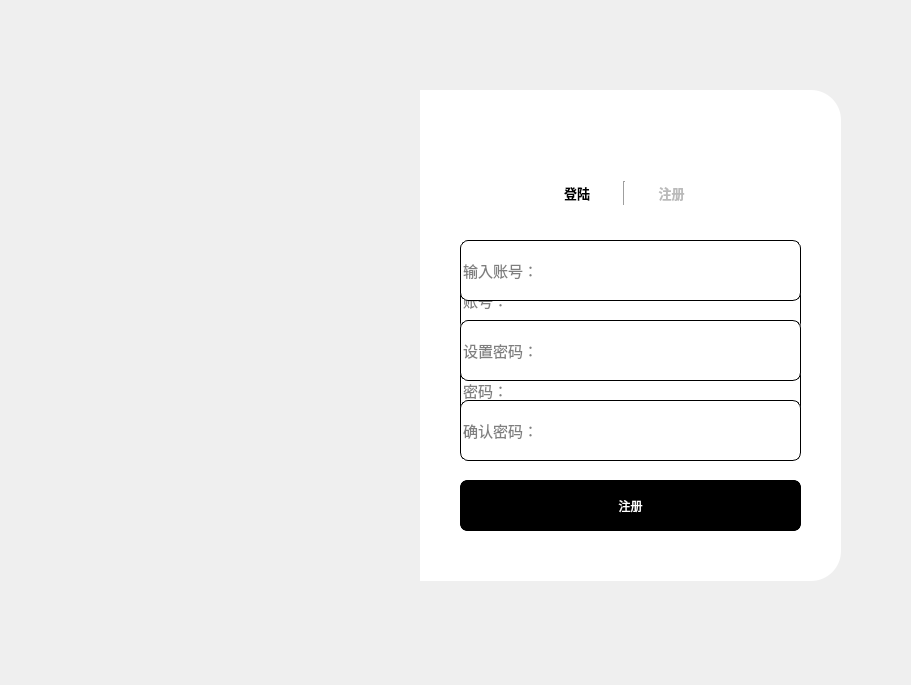
<?xml version="1.0" encoding="UTF-8"?>
<ui version="4.0">
 <class>MainWindow</class>
 <widget class="QMainWindow" name="MainWindow">
  <property name="enabled">
   <bool>true</bool>
  </property>
  <property name="geometry">
   <rect>
    <x>0</x>
    <y>0</y>
    <width>911</width>
    <height>685</height>
   </rect>
  </property>
  <property name="windowTitle">
   <string>MainWindow</string>
  </property>
  <widget class="QWidget" name="centralwidget">
   <widget class="QLabel" name="label">
    <property name="geometry">
     <rect>
      <x>80</x>
      <y>90</y>
      <width>340</width>
      <height>490</height>
     </rect>
    </property>
    <property name="styleSheet">
     <string notr="true">border-image: url(:/images/images/background.jpeg);
border-top-left-radius:30px;
border-bottom-left-radius:30px;</string>
    </property>
    <property name="text">
     <string/>
    </property>
   </widget>
   <widget class="QLabel" name="label_2">
    <property name="geometry">
     <rect>
      <x>420</x>
      <y>90</y>
      <width>421</width>
      <height>491</height>
     </rect>
    </property>
    <property name="styleSheet">
     <string notr="true">background-color: rgb(255, 255, 255);
border-top-right-radius:30px;
border-bottom-right-radius:30px;</string>
    </property>
    <property name="text">
     <string/>
    </property>
   </widget>
   <widget class="QWidget" name="widget" native="true">
    <property name="enabled">
     <bool>true</bool>
    </property>
    <property name="geometry">
     <rect>
      <x>520</x>
      <y>170</y>
      <width>208</width>
      <height>46</height>
     </rect>
    </property>
    <layout class="QHBoxLayout" name="horizontalLayout">
     <property name="spacing">
      <number>0</number>
     </property>
     <property name="leftMargin">
      <number>11</number>
     </property>
     <property name="topMargin">
      <number>11</number>
     </property>
     <property name="rightMargin">
      <number>11</number>
     </property>
     <property name="bottomMargin">
      <number>11</number>
     </property>
     <item>
      <widget class="QPushButton" name="pushButton_landing">
       <property name="enabled">
        <bool>true</bool>
       </property>
       <property name="font">
        <font>
         <pointsize>10</pointsize>
         <weight>75</weight>
         <bold>true</bold>
        </font>
       </property>
       <property name="styleSheet">
        <string notr="true">#pushButton_landing{
	border:none;
	color: black;
}
#pushButton_landing:focus{
	
}</string>
       </property>
       <property name="text">
        <string>登陆</string>
       </property>
      </widget>
     </item>
     <item>
      <widget class="Line" name="line">
       <property name="orientation">
        <enum>Qt::Vertical</enum>
       </property>
      </widget>
     </item>
     <item>
      <widget class="QPushButton" name="pushButton_enroll">
       <property name="font">
        <font>
         <pointsize>10</pointsize>
         <weight>75</weight>
         <bold>true</bold>
        </font>
       </property>
       <property name="styleSheet">
        <string notr="true">#pushButton_enroll{
	border:none;
	color: rgb(186, 186, 186);
}
#pushButton_enroll:focus{
	
}</string>
       </property>
       <property name="text">
        <string>注册</string>
       </property>
      </widget>
     </item>
    </layout>
   </widget>
   <widget class="QWidget" name="widget_landing" native="true">
    <property name="geometry">
     <rect>
      <x>440</x>
      <y>220</y>
      <width>381</width>
      <height>341</height>
     </rect>
    </property>
    <widget class="QLineEdit" name="lineEdit">
     <property name="geometry">
      <rect>
       <x>20</x>
       <y>50</y>
       <width>341</width>
       <height>61</height>
      </rect>
     </property>
     <property name="font">
      <font>
       <pointsize>11</pointsize>
      </font>
     </property>
     <property name="styleSheet">
      <string notr="true">border:1px solid rgb(0,0,0);
border-radius:8px;</string>
     </property>
     <property name="placeholderText">
      <string>账号：</string>
     </property>
    </widget>
    <widget class="QLineEdit" name="lineEdit_2">
     <property name="geometry">
      <rect>
       <x>20</x>
       <y>140</y>
       <width>341</width>
       <height>61</height>
      </rect>
     </property>
     <property name="font">
      <font>
       <pointsize>11</pointsize>
      </font>
     </property>
     <property name="styleSheet">
      <string notr="true">border:1px solid rgb(0,0,0);
border-radius:8px;</string>
     </property>
     <property name="echoMode">
      <enum>QLineEdit::Password</enum>
     </property>
     <property name="placeholderText">
      <string>密码：</string>
     </property>
    </widget>
    <widget class="QPushButton" name="pushButton_login">
     <property name="geometry">
      <rect>
       <x>20</x>
       <y>260</y>
       <width>341</width>
       <height>51</height>
      </rect>
     </property>
     <property name="styleSheet">
      <string notr="true">#pushButton_login{
	background-color: rgb(0, 0, 0);
	color: rgb(255, 255, 255);
	border:3px solid rgb(0,0,0);
	border-radius:8px;
}
#pushButton_login:hover{
	background-color: rgb(255, 255, 255);
	color: rgb(0, 0, 0);
}
#pushButton_login:pressed{
	padding-top:5px;
	padding-left:5px;
}</string>
     </property>
     <property name="text">
      <string>登陆</string>
     </property>
    </widget>
    <widget class="QCheckBox" name="checkBox">
     <property name="geometry">
      <rect>
       <x>30</x>
       <y>220</y>
       <width>88</width>
       <height>19</height>
      </rect>
     </property>
     <property name="text">
      <string>记住密码</string>
     </property>
    </widget>
   </widget>
   <widget class="QPushButton" name="pushButton_2">
    <property name="geometry">
     <rect>
      <x>790</x>
      <y>110</y>
      <width>41</width>
      <height>31</height>
     </rect>
    </property>
    <property name="styleSheet">
     <string notr="true">border:none;</string>
    </property>
    <property name="text">
     <string/>
    </property>
    <property name="icon">
     <iconset resource="../resource.qrc">
      <normaloff>:/icons/icons/close.png</normaloff>:/icons/icons/close.png</iconset>
    </property>
   </widget>
   <widget class="QWidget" name="widget_enroll" native="true">
    <property name="geometry">
     <rect>
      <x>440</x>
      <y>220</y>
      <width>381</width>
      <height>341</height>
     </rect>
    </property>
    <widget class="QLineEdit" name="lineEdit_3">
     <property name="geometry">
      <rect>
       <x>20</x>
       <y>20</y>
       <width>341</width>
       <height>61</height>
      </rect>
     </property>
     <property name="font">
      <font>
       <pointsize>11</pointsize>
      </font>
     </property>
     <property name="styleSheet">
      <string notr="true">border:1px solid rgb(0,0,0);
border-radius:8px;</string>
     </property>
     <property name="placeholderText">
      <string>输入账号：</string>
     </property>
    </widget>
    <widget class="QLineEdit" name="lineEdit_4">
     <property name="geometry">
      <rect>
       <x>20</x>
       <y>100</y>
       <width>341</width>
       <height>61</height>
      </rect>
     </property>
     <property name="font">
      <font>
       <pointsize>11</pointsize>
      </font>
     </property>
     <property name="styleSheet">
      <string notr="true">border:1px solid rgb(0,0,0);
border-radius:8px;</string>
     </property>
     <property name="echoMode">
      <enum>QLineEdit::Password</enum>
     </property>
     <property name="placeholderText">
      <string>设置密码：</string>
     </property>
    </widget>
    <widget class="QLineEdit" name="lineEdit_5">
     <property name="geometry">
      <rect>
       <x>20</x>
       <y>180</y>
       <width>341</width>
       <height>61</height>
      </rect>
     </property>
     <property name="font">
      <font>
       <pointsize>11</pointsize>
      </font>
     </property>
     <property name="styleSheet">
      <string notr="true">border:1px solid rgb(0,0,0);
border-radius:8px;</string>
     </property>
     <property name="echoMode">
      <enum>QLineEdit::Password</enum>
     </property>
     <property name="placeholderText">
      <string>确认密码：</string>
     </property>
    </widget>
    <widget class="QPushButton" name="pushButton_register">
     <property name="geometry">
      <rect>
       <x>20</x>
       <y>260</y>
       <width>341</width>
       <height>51</height>
      </rect>
     </property>
     <property name="styleSheet">
      <string notr="true">#pushButton_register{
	background-color: rgb(0, 0, 0);
	color: rgb(255, 255, 255);
	border:3px solid rgb(0,0,0);
	border-radius:8px;
}
#pushButton_register:hover{
	background-color: rgb(255, 255, 255);
	color: rgb(0, 0, 0);
}
#pushButton_register:pressed{
	padding-top:5px;
	padding-left:5px;
}</string>
     </property>
     <property name="text">
      <string>注册</string>
     </property>
    </widget>
   </widget>
  </widget>
 </widget>
 <resources>
  <include location="../resource.qrc"/>
 </resources>
 <connections>
  <connection>
   <sender>pushButton_2</sender>
   <signal>clicked()</signal>
   <receiver>MainWindow</receiver>
   <slot>close()</slot>
   <hints>
    <hint type="sourcelabel">
     <x>807</x>
     <y>118</y>
    </hint>
    <hint type="destinationlabel">
     <x>889</x>
     <y>92</y>
    </hint>
   </hints>
  </connection>
 </connections>
</ui>
